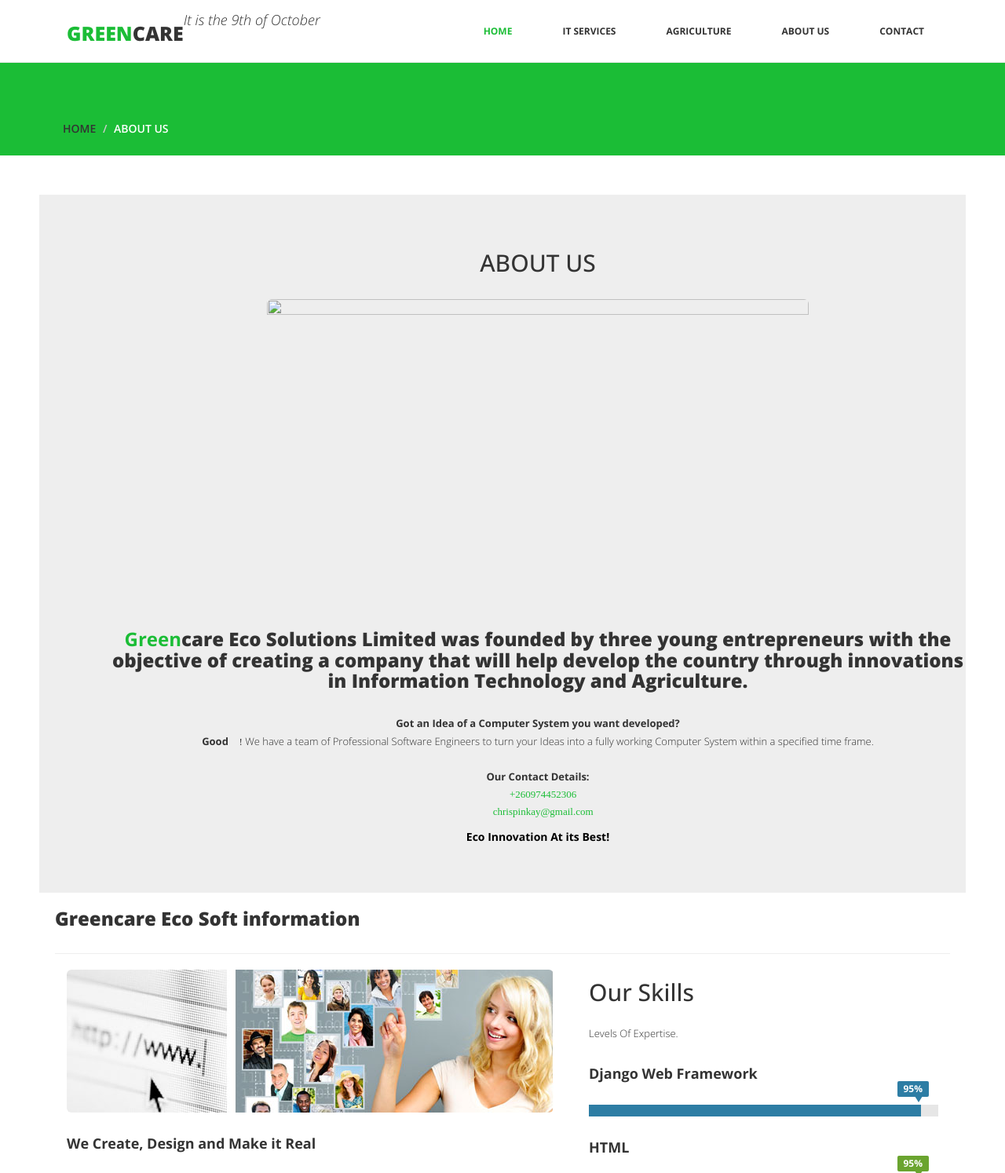
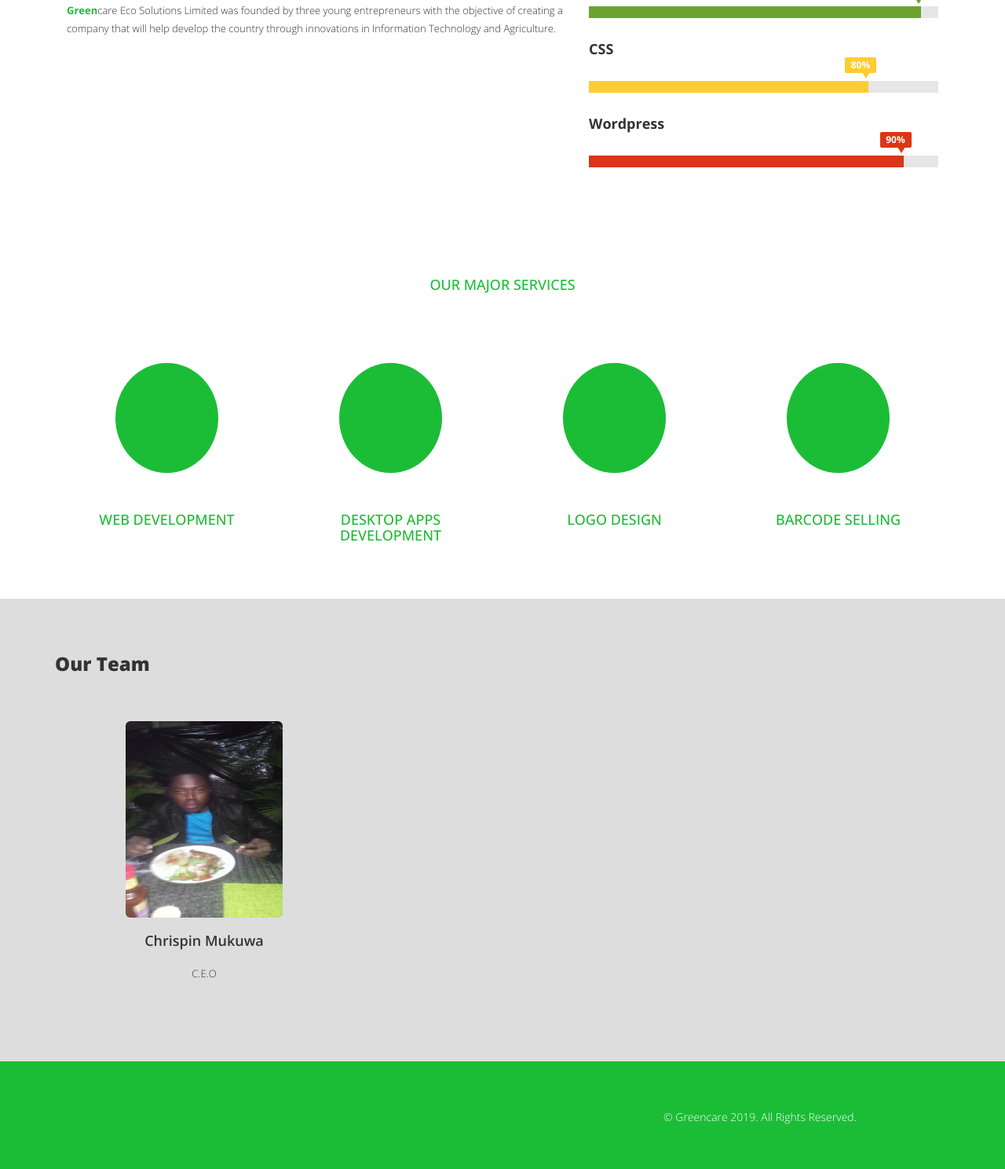
The page /about/ on the database its author committed (2 pictures, top to bottom).
### greencare/models.py (models this page shows, shortened)
class ContactDetails(models.Model):
    phone = models.CharField('Phone Number', max_length=1000, help_text='Separate with comma if more than 1')
    email = models.EmailField('Email Address', max_length=1000, help_text='Separate with comma if more than 1')
    class Meta:
        verbose_name = 'Our Contact Detail'
        verbose_name_plural = 'Our Contact Details'

class Ourteam(models.Model):
    name = models.CharField('Full Name', max_length=200, help_text='enter the full name')
    position = models.CharField('Position', max_length=1000)
    picture = models.ImageField('Picture', max_length=1000, upload_to='ourteam/')
    class Meta:
        verbose_name = 'Our Team'
        verbose_name_plural = 'Our Team'

### greencare/views.py (the view)
# urls.py: path('about/', views.about, name='about'),
def about(request):
    global r, team2
    team = Ourteam.objects.all()
    for c in team:
        r = c.position
    if r is not '':
        team2 = 'team2'
    contactus = ContactDetails.objects.all()
    return render(request, 'greencare/about.html', {
        'contactus': contactus,
        'team': team,
        'team2': team2,
    })

### greencare/templates/greencare/about.html (shortened to what this page needs)
{% extends 'greencare/base.html' %}
{% block content %}
    <div id="breadcrumb">
		<div class="container">
			<div class="breadcrumb">
				<li><a href="{% url 'index' %}">Home</a></li>
				<li>About Us</li>
			</div>
		</div>
	</div>
    	<div class="aboutus">
            <div class="about">
                <div class="container">
                    <center>
                    <div class="col-md-12 wow fadeInDown" data-wow-duration="1000ms" data-wow-delay="300ms" >
                        <h2>ABOUT US</h2>
                        <img src="../../static/greencare/images/team.png" width="690px" height="390px" class="img-responsive"/>
                        <h3><strong style="color: #1BBD36">Green</strong>care Eco Solutions Limited was founded by three young entrepreneurs
                            with the objective of creating a company that will help develop the
                            country through innovations in Information Technology and Agriculture.
                        </h3>
                        <div style="text-align: center">
                            <p><strong>Got an Idea of a Computer System you want developed?</strong><br>
                            <strong>Good</strong> <i class="fa fa-thumbs-up">!</i> We have a team of Professional Software Engineers to turn your Ideas into
                                a fully working Computer System within a specified time frame.<br><br>
                                <strong>Our Contact Details:</strong><br>
                                {% for contact in contactus %}
                                    <a href="tel://{{ contact.phone }}"><i class="fa fa-phone-square" style="color: #1BBD36"> {{ contact.phone }}</i></a><br>
                                    <a href="mailto:{{ contact.email }}"><i class="fa fa-envelope" style="color: #1BBD36"> {{ contact.email }}</i></a><br>
                                    {% empty %}
                                        Phone: <br>
                                        Email: <br>
                                {% endfor %}
                                <strong><center style="color: black">Eco Innovation At its Best!</center></strong></p>
                        </div>
                    </div>
                    </center>
                </div>
            </div>
		<div class="container">
			<h3>Greencare Eco Soft information</h3>
			<hr>Green
			<div class="col-md-7 wow fadeInDown" data-wow-duration="1000ms" data-wow-delay="300ms">
				<img src="../../static/greencare/images/7.jpg" class="img-responsive">
				<h4>We Create, Design and Make it Real</h4>
				<p><b style="color: #1BBD36">Green</b>care Eco Solutions Limited was founded by three young entrepreneurs
                    with the objective of creating a company that will help develop the
                    country through innovations in Information Technology and Agriculture.
				</p>
			</div>
			<div class="col-md-5 wow fadeInDown" data-wow-duration="1000ms" data-wow-delay="600ms">
				<div class="skill">
					<h2>Our Skills</h2>
					<p>Levels Of Expertise.</p>
                    <div class="progress-wrap">
						<h4>Django Web Framework</h4>
						<div class="progress">
						  <div class="progress-bar color1" role="progressbar" aria-valuenow="20" aria-valuemin="0" aria-valuemax="100" style="width: 95%">
						   <span class="bar-width">95%</span>
						  </div>
						</div>
					</div>
					<div class="progress-wrap">
						<h4>HTML</h4>
						<div class="progress">
						  <div class="progress-bar color2" role="progressbar" aria-valuenow="20" aria-valuemin="0" aria-valuemax="100" style="width: 95%">
						   <span class="bar-width">95%</span>
						  </div>
						</div>
					</div>
					<div class="progress-wrap">
						<h4>CSS</h4>
						<div class="progress">
						  <div class="progress-bar color3" role="progressbar" aria-valuenow="60" aria-valuemin="0" aria-valuemax="100" style="width: 80%">
							<span class="bar-width">80%</span>
						  </div>
						</div>
					</div>
					<div class="progress-wrap">
						<h4>Wordpress</h4>
						<div class="progress">
						  <div class="progress-bar color4" role="progressbar" aria-valuenow="80" aria-valuemin="0" aria-valuemax="100" style="width: 90%">
							<span class="bar-width">90%</span>
						  </div>
						</div>
					</div>
				</div>
			</div>
		</div>
	</div>
        	<div class="feature">
		<div class="container">
			<div class="text-center">
                <h2>Our Major Services</h2>
				<div class="col-md-3">
					<div class="hi-icon-wrap hi-icon-effect wow fadeInDown" data-wow-duration="1000ms" data-wow-delay="300ms" >
						<i class="fa fa-globe"></i>
						<h2>Web Development</h2>
					</div>
				</div>
				<div class="col-md-3">
					<div class="hi-icon-wrap hi-icon-effect wow fadeInDown" data-wow-duration="1000ms" data-wow-delay="600ms" >
						<i class="fa fa-laptop"></i>
						<h2>Desktop Apps Development</h2>
					</div>
				</div>
				<div class="col-md-3">
					<div class="hi-icon-wrap hi-icon-effect wow fadeInDown" data-wow-duration="1000ms" data-wow-delay="900ms" >
						<i class="fa fa-pencil"></i>
						<h2>Logo Design</h2>
					</div>
				</div>
				<div class="col-md-3">
					<div class="hi-icon-wrap hi-icon-effect wow fadeInDown" data-wow-duration="1000ms" data-wow-delay="1200ms" >
						<i class="fa fa-barcode"></i>
						<h2>Barcode Selling</h2>
					</div>
				</div>
			</div>
		</div>
	</div>
    	<div class="our-team">
		<div class="container">
			<h3>Our Team</h3>
			<div class="text-center">
                {% for t in team %}
                    <div class="col-md-4 wow fadeInDown" data-wow-duration="1000ms" data-wow-delay="300ms">
                        <img src="{{ t.picture.url}}" class="img-circle" width="200" height="250">
                        <h4>{{ t.name }}</h4>
                        <p>{{ t.position | safe }}</p>
                    </div>
                {% endfor %}
			</div>
		</div>
	</div>
{% endblock %}

### greencare/static/greencare/css/style.css (style rules this page uses)
body { font-family:'Open Sans', Arial, sans-serif; font-size:14px; font-weight:300; line-height:1.6em; color:#fff; background-color:#fff; overflow-x:hidden; }
hi,h2,h3,h4,h5,h6 { color:#333; line-height:1.1em; }
p { color:#333; font-size:13px; }
a { text-decoration:none; transition: all 0.1s ease-in-out; -moz-transition: all 0.1s ease-in-out; -webkit-transition: all 0.1s ease-in-out; -o-transition: all 0.1s ease-in-out; outline: none; color:#333; }
.text-center h2 { margin-bottom:30px; }
.text-center p { margin-bottom:50px; color:#333; }
#breadcrumb { background-color: #1BBD36; margin-top: -20px; }
.breadcrumb { list-style: none; background-color: #1BBD36; border-radius: 0px; padding:3px 10px; }
.breadcrumb li { text-transform:uppercase; margin-top:125px; font-weight:600; }
.feature { padding:50px; }
.text-center i { font-size:40px; margin-top:70px; margin-bottom:30px; color:#fff; padding:50px; background:#1BBD36; border-radius:50%; }
.text-center h2 { margin-top:20px; margin-bottom:20px; text-transform:uppercase; font-size:18px; color: #1BBD36; }
.aboutus { padding:50px; }
.aboutus img { border-radius:6px; }
.aboutus h3 { margin-bottom:30px; font-weight:800; }
.aboutus h4 { margin-top:30px; margin-bottom:30px; font-weight:700; }
.skill h2 { margin-top:-10px; margin-bottom: 25px; }
.progress-wrap { position: relative; }
.progress .color1, .progress .color1 .bar-width { background: #2d7da4; }
.progress .color2, .progress .color2 .bar-width { background: #6aa42f; }
.progress .color3, .progress .color3 .bar-width { background: #ffcc33; }
.progress .color4, .progress .color4 .bar-width { background: #db3615; }
.progress, .progress-bar { height: 15px; line-height: 15px; background: #e6e6e6; -webkit-box-shadow: none; -moz-box-shadow: none; box-shadow: none; border-radius: 0; overflow: visible; text-align: right; }
.progress { position: relative; }
.progress .bar-width { position: absolute; width: 40px; height: 20px; line-height: 20px; text-align: center; font-size: 12px; font-weight: 700; top: -30px; border-radius: 2px; margin-left: -30px; }
.progress span { position: relative; }
.progress span:before { content: " "; position: absolute; width: auto; height: auto; border-width: 8px 5px; border-style: solid; bottom: -15px; right: 8px; }
.progress .color1 span:before { border-color: #2d7da4 transparent transparent transparent; }
.progress .color2 span:before { border-color: #6aa42f transparent transparent transparent; }
.progress .color3 span:before { border-color: #ffcc33 transparent transparent transparent; }
.progress .color4 span:before { border-color: #db3615 transparent transparent transparent; }
.about { background:#eee; padding:50px; }
.about h2 { margin-bottom:30px; }
.about img { margin-bottom:30px; border-radius:6px; }
.our-team { padding:50px; background:#ddd; }
.our-team h3 { margin-bottom:30px; font-weight:800; }
.our-team h4 { margin-top:20px; margin-bottom:20px; font-weight:600; }
.our-team img { border-radius:6px; margin-top:30px; }

### rows shown on the page
ContactDetails: phone "+260974452306", email "chrispinkay@gmail.com"
Ourteam: picture (picture), name "Chrispin Mukuwa", position "C.E.O"
